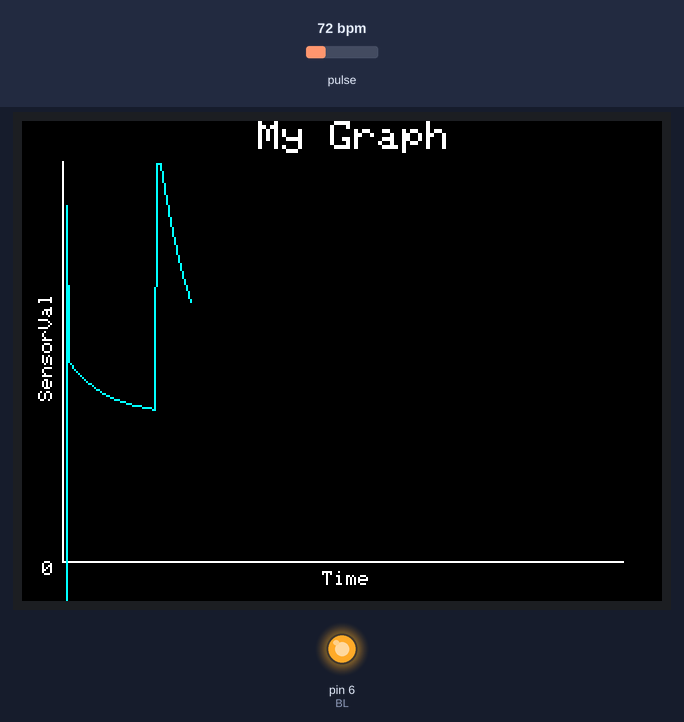
The sketch below on a simulated Arduino Uno, built with avr-gcc and run on an emulated ATmega328P. Shown: 320×240 colour display, output pins drawn as LEDs (lit = HIGH). The inputs (shaded band) are chosen by the test bench; at power-on: pulse 72 bpm. What the sketch prints to the serial monitor is not drawn.

Above: at 2.0 s.
2.1 s: pulse set to 42 bpm
At 2.94 s:
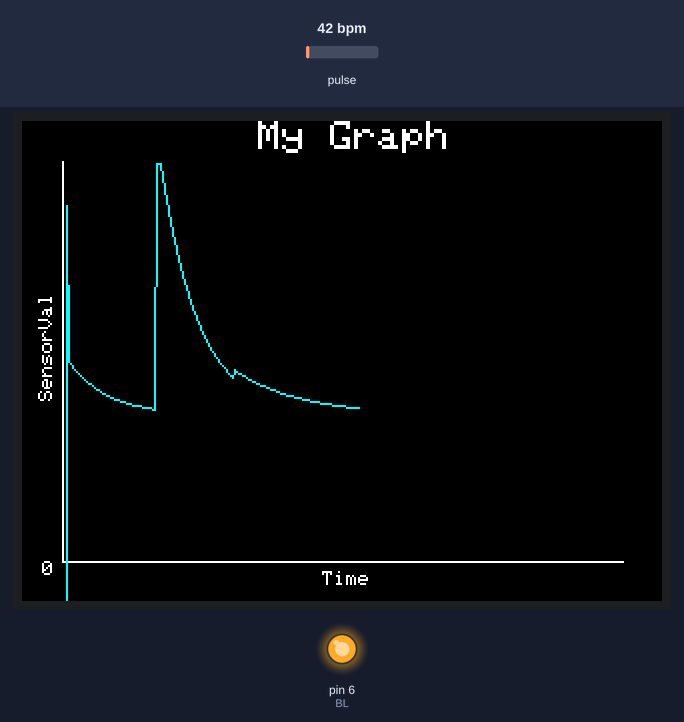
3.6 s: pulse set to 70 bpm
At 3.86 s:
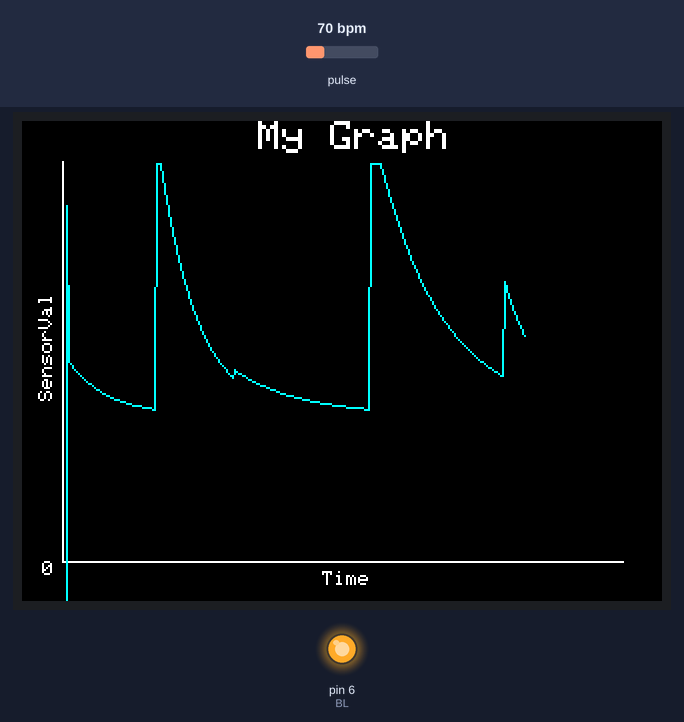
5.2 s: pulse set to 100 bpm
At 5.38 s:
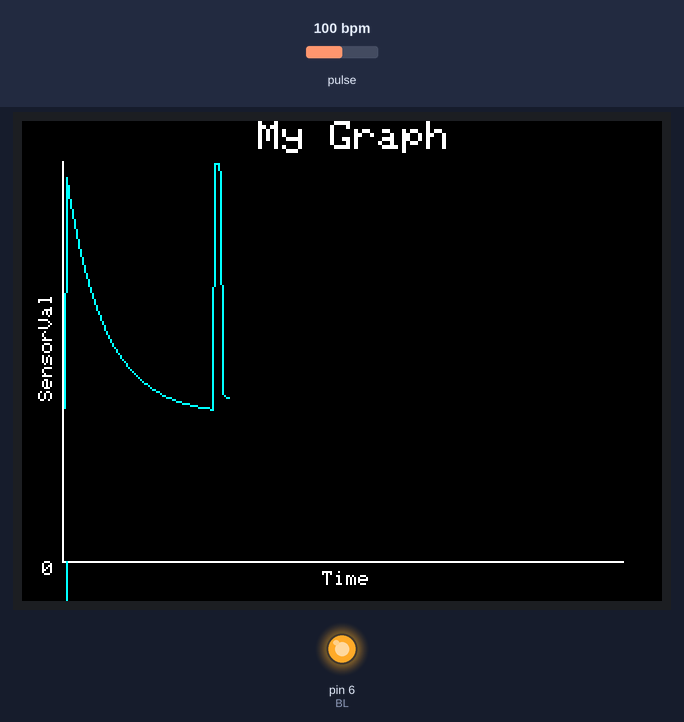
Timing chart, 0 to 8.2 s (numbered marks = the images above; inputs shaded):
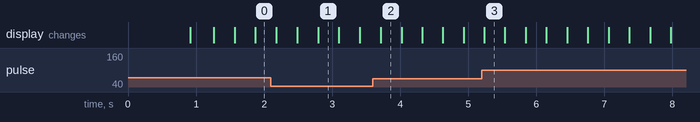

The sketch:

Raw-Pulse.ino
```cpp
#include <Wire.h>
#include "MAX30105.h"
// TFT libraries:
#include <SPI.h>
#include <Adafruit_GFX.h>
#include <Adafruit_ILI9341.h>
// SPI Signals
#define SCK 13
#define MOSI 11
#define MISO 12
#define DC 8
#define CS 10

// Controls for reset and backlight
#define RST 9
#define BL 6

#define AVGWINDOW 64 // Size of averaging window
#define MINMAXROOM 400 // The values plotted max/min out at +-200

// Defines a tft object:
Adafruit_ILI9341 tft = Adafruit_ILI9341(CS, DC, RST);

MAX30105 pulseOximeter;
long avgVal = 0;
long minVal = 0;
long maxVal = 0;

void setup()
{
  tft.begin(); // Start the display
  Serial.begin(115200);
  Serial.println("Initializing...");

  // Initialize sensor
  if (!pulseOximeter.begin(Wire, I2C_SPEED_FAST)) //Use default I2C port, 400kHz speed
  {
    Serial.println("MAX30102 was not found. Please check wiring/power.");
    while (1);
  }

  pinMode(BL, OUTPUT); // Set up the backlight
  digitalWrite(BL, HIGH); // Turn it on

  drawGraph(); // Draw the initial graph

  // Setup to sense a nice looking saw tooth graph
  byte ledBrightness = 0x1F; // Options: 0=Off to 255=50mA
  byte sampleAverage = 8; // Options: 1, 2, 4, 8, 16, 32
  byte ledMode = 3; // Options: 1 = Red only, 2 = Red + IR, 3 = Red + IR + Green
  int sampleRate = 100; // Options: 50, 100, 200, 400, 800, 1000, 1600, 3200
  int pulseWidth = 411; // Options: 69, 118, 215, 411
  int adcRange = 4096; // Options: 2048, 4096, 8192, 16384

  pulseOximeter.setup(ledBrightness, sampleAverage, ledMode, sampleRate, pulseWidth, adcRange); // Configure sensor with these settings

  //Arduino plotter auto-scales annoyingly. To get around this, pre-populate
  //the plotter with 500 of an average reading from the sensor

  //Take an average of IR readings at power up

  for (int x = 0 ; x < AVGWINDOW ; x++)
  {
    avgVal += pulseOximeter.getIR(); //Read the IR value
  }
  avgVal /= AVGWINDOW;
  minVal = avgVal-MINMAXROOM;
  maxVal = avgVal+MINMAXROOM;
}

void loop()
{
  plotVal(pulseOximeter.getIR()); //Send raw data to plotter
}

void drawGraph() {
  tft.fillScreen(ILI9341_BLACK); // Black-out the screen
  tft.setRotation(3); // We want it horizontal

  // All the text is white:
  tft.setTextColor(ILI9341_WHITE);

  // Place and draw the title:
  tft.setCursor(118, 0);
  tft.setTextSize(2);
  tft.println("My Graph");

  // Draw a "0" by the origin:
  tft.setCursor(10, 220); tft.setTextSize(1); tft.println("0");
  tft.drawLine(20, 220, 300, 220, ILI9341_WHITE);
  tft.drawLine(20, 220, 20, 20, ILI9341_WHITE);

  // Draw the x and y labels:
  char xlabel[] = "Time";
  char ylabel[] = "SensorVal";
  tft.setRotation(2); // Set rotation to draw sideways
  tft.setCursor(100, 8); tft.setTextSize(1); tft.println(ylabel);
  tft.setRotation(3); // Set the rotation back
  tft.setCursor(150, 225); tft.setTextSize(1); tft.println(xlabel);

}

void plotVal (long val) {
  const long MAX_X = 278;
  static long prevX, curX = 0; // X values ranging from 0 to MAX_X
  static long prevY, curY = avgVal; // Y values ranging from 0 to 1023 (analogRead max)

  curX++; // Increment by 1 whenever a new plot is called.
  curY = val; // For this function, curY is completely the same as val.

  if (curY > maxVal){
    curY = maxVal;
  }
  else if(curY < minVal){
    curY = minVal;
  }

  // If plot exceeds boundaries, it should be drawn from the beginning:
  if(curX >= MAX_X){
    // Reset current and previous x.
    prevX = 0;
    curX = 0;
    blankGraph();
  }

  // Map all the values to fit within plot boundaries:
  int plotX1 = map(prevX, 0, 278, 21, 299);
  int plotY1 = map(prevY, minVal, maxVal, 219, 21);
  int plotX2 = map(curX, 0, 278, 21, 299);
  int plotY2 = map(curY, minVal, maxVal, 219, 21);

  Serial.println(curY);

  //Draw a line with the mapped values:
  tft.drawLine(plotX1, plotY1, plotX2, plotY2, ILI9341_CYAN);

  // Set the new prev values:
  prevX = curX;
  prevY = curY;
}

void blankGraph(){
  for (int x = 0; x <= 278; x++){
    tft.drawFastVLine(x+21, 20, 200, ILI9341_BLACK);
  }
}
```
